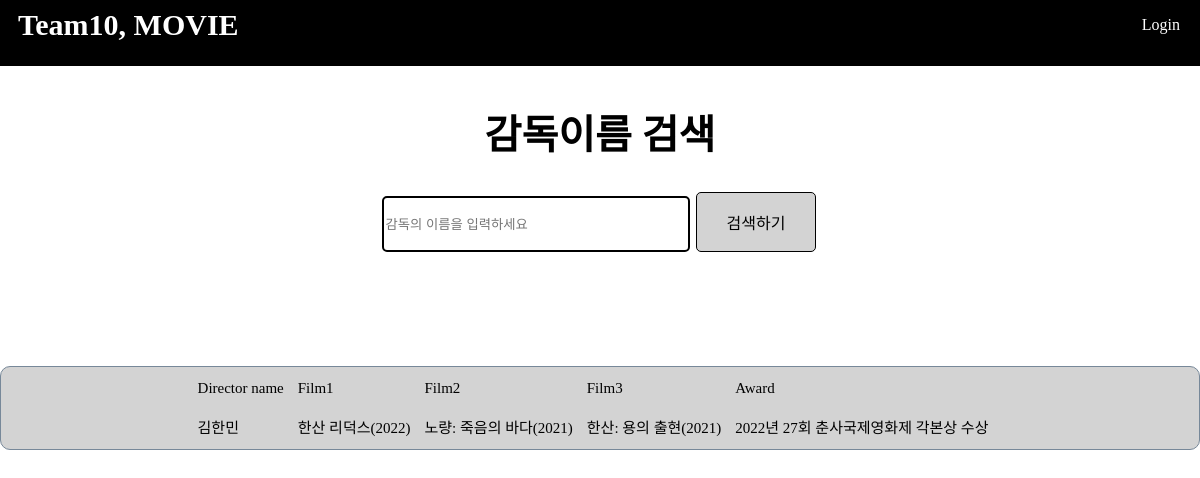
Page /code/director.php?director=김한민 on the committed database.
### tables this page shows
CREATE TABLE director_table (
    director varchar(300),
    film1 varchar(300),
    film2 varchar(300),
    film3 varchar(300)
    
);

CREATE TABLE director_award(
    d_id2 INT(10) NOT NULL AUTO_INCREMENT,
    award varchar(300),
    PRIMARY KEY (`d_id2`)
);

### code/director.php (the view, shortened to what this page needs)
<!DOCTYPE html>
<html lang="en">
<head>
   <link rel="stylesheet" type="text/css" href="css/header.css">
</head>
<body>
<header id="main_header">
       <nav>
           <ul class="header_ul">
           <a id="logo" href="main.php"> Team10, MOVIE </a>
               <?php
               if (isset($_SESSION['name'])) { ?>
                   <li class="header_li"><a href="./logout.php"> Log out</a></li>
                   <li class="header_li"><a href="./mypage.php"> My page</a></li>
                   <li class="header_li"><a href="./sales_month.php"> Sales</a></li>
                   <li class="header_li"><a href="./director.php"> Director</a></li>
                   <li class="header_li"><a href="./dash.php">DashBoard</a></li>
                   <li class="header_li"><a href="./genre.php"> Genre</a></li>
                   <li class="header_li"><form action="filter.php" method="post">
                       <input type="hidden" name="country" value="Korea">
                       <input type="hidden" name="rate" value="5">
                       <input type="hidden" name="year" value="2020">
                       <input type="hidden" name="aud" value="all">
                       <input type="hidden" name="audMin" value="0">
                       <input type="hidden" name="audMax" value="20000000">
                       <input type="hidden" name="search_input" value="true">
                       <input type="submit" value="Filter" id="filter_submit">
                   </form></li>
                   <li class = "header_li"><a href="./newdirector.php"> 감독정보등록</a></li>
                   <li class = "header_li"><a href="./modifydirector.php"> 감독정보수정</a></li>
                   <li class = "header_li"><a href="./delete.php"> 감독정보삭제</a></li>
               <?php
               } else { ?>
                   <li class="header_li"><a href="./login.php"> Login</a></li>
               <?php
               }
               ?>
           </ul>
       </nav>
   </header>
   <mainContainer>
   <div class="center-button">
               <h1>감독이름 검색 </h1>
               <form action = "director.php" method="GET">
               <input id="searchdirector" type="textbox" name="director" placeholder="감독의 이름을 입력하세요">
               <button type="submit" value="검색하기">검색하기</button>
               </form></div>
               </mainContainer>
               <table>
                   <tr>
                       <td>Director name</td>
                       <td>Film1</td>
                       <td>Film2 </td>
                       <td>Film3 </td>
                       <td>Award</td>
                       <td></td>
                   </tr>
           <?php
               $mysqli=mysqli_connect("localhost","team10","team10","team10");
               if(isset($_GET['director'])){
                   $director=$_GET['director'];
               }else{
                   $director="7";
               }
           ?>
           <?php
               $sql ="SELECT di.d_id1, dt.director, dt.film1, dt.film2, dt.film3, da.award FROM
               director_table AS dt
               join director_id as di on dt.director=di.director
               join director_award as da on di.d_id1=da.d_id2 WHERE dt.director='$director'";
               $result=mysqli_query($mysqli, $sql);
               $list = '';
               if (mysqli_num_rows($result) == 0) {
                   $list = $list . "<tr><td colspan=\"5\">결과가 없습니다.</td></tr>";
               } else {
                   while ($row = mysqli_fetch_array($result)) {
                       $list = $list."<tr><td>{$director}</td><td>{$row['film1']}</td><td>{$row['film2']}</td><td>{$row['film3']}</td><td>{$row['award']}</td></tr>";
                   }
               }
               echo $list;
               ?>
</body>
</html>

### code/css/header.css (style rules this page uses)
body { margin: 0px; padding: 0px; }
#main_header { background:black; margin: 0; padding: 8px; text-align: left; }
#logo { float: left; cursor: pointer; font-size: 30px; display: flex; align-items: left; font-weight: bold; text-decoration: none; height: 50px; display: block; color: white; padding-left: 10px; }
.header_ul { list-style-type: none; margin: 0; padding: 0; overflow: hidden; }
.header_li { float: right; }
.header_li a { display: block; color: white; font-size: medium; padding: 8px; padding-right: 12px; text-decoration: none; text-align: center; }

### code/director.php (style rules this page uses)
mainContainer { background: white; display: grid; justify-content: center; align-items: center; height: 200px; width:100%; position: relative; z-index: 1; }
table { background: lightgray; display: grid; justify-content: center; align-items: center; width: 100%; margin: auto; margin-top: 100px; border-radius: 10px; border: 1px solid lightslategray; }
ul { list-style-type: none; margin: 0; padding: 0; overflow: hidden; }
td { font-size: 15px; line-height: 2rem; padding: 0.2em 0.4em; }
li { float: left; }
h1 { color: black; font-size: 40px;text-align: center; }
.center-button { text-align:center; }
button { background-color:lightgray; border: 1px solid black; color: black; padding: 15px 30px; text-align: center; text-decoration: none; height:60px; display: inline-block; font-size: 16px; margin: 4px 2px; cursor: pointer; border-radius: 5px; }
#searchdirector { width:300px; height:50px; background-color:white; border: 2px solid black; border-radius:5px; }

### rows in the picture
director_table: film1 "한산 리덕스(2022)", film2 "노량: 죽음의 바다(2021)", film3 "한산: 용의 출현(2021)", director_award.award "2022년 27회 춘사국제영화제 각본상 수상"

### other values in the picture
$director "김한민"
